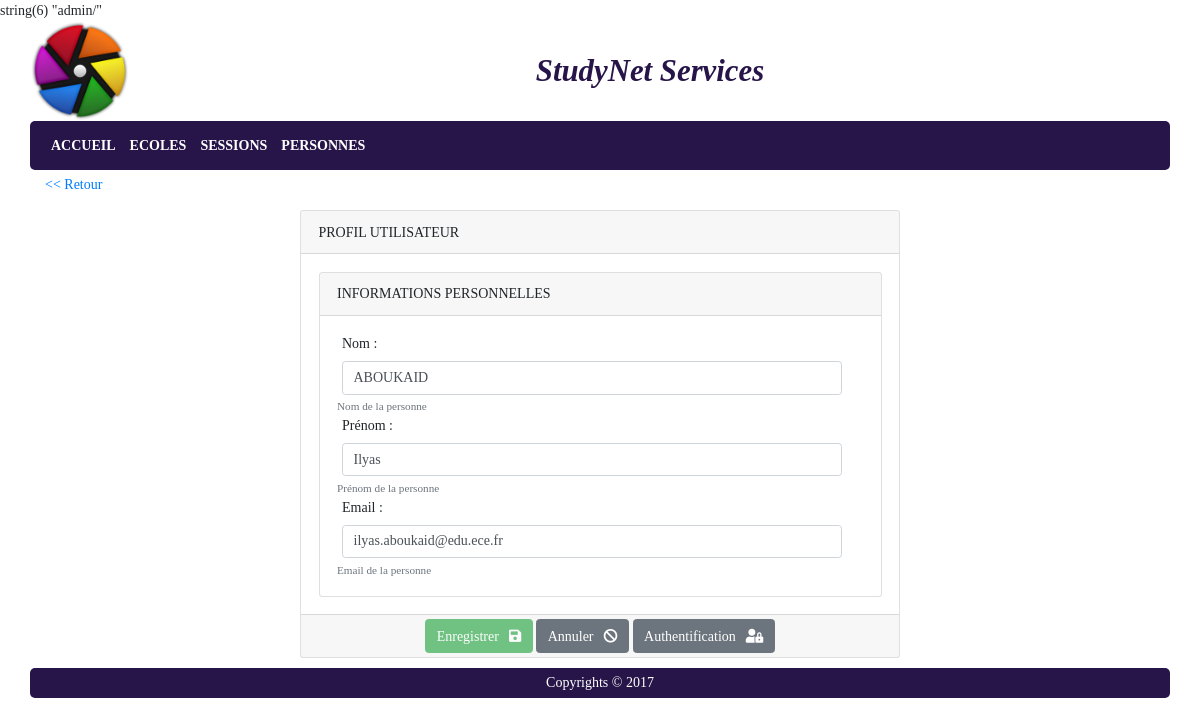
The page /index.php?p=personnes&a=editprofile&idpersonne=536 (signed in) on the database its author committed.
### tables this page shows
CREATE TABLE `personne` (
  `pers_id` int NOT NULL AUTO_INCREMENT,
  `pers_nom` varchar(50) NOT NULL,
  `pers_prenom` varchar(50) NOT NULL,
  `pers_email` varchar(250) DEFAULT NULL,
  `us_id` int DEFAULT NULL,
  PRIMARY KEY (`pers_id`),
  KEY `FK_PERS_USER` (`us_id`),
  CONSTRAINT `FK_PERS_USER` FOREIGN KEY (`us_id`) REFERENCES `userAuth` (`us_id`)
);

### index.php (called while the page is built, shortened)
<?php
	include_once ROOT.'/core/controllers/controller_main.php';

### core/models/DAO.php (called while the page is built, shortened)
<?php
	class DAO{
		private static $dsnserveur = 'mysql:host=%MYSQL_HOST%;port=%MYSQL_PORT%;charset=utf8;dbname=%MYSQL_BDD%';
		private static $user = '';
		private static $pass = '';
		private static $_instance;
		public static function getInstance(){
			self::$dsnserveur = str_replace('%MYSQL_HOST%', getenv('MYSQL_HOST'), self::$dsnserveur);
			self::$dsnserveur = str_replace('%MYSQL_PORT%', getenv('MYSQL_PORT'), self::$dsnserveur);
			self::$dsnserveur = str_replace('%MYSQL_BDD%', getenv('MYSQL_BDD'), self::$dsnserveur);
			self::$user = getenv('MYSQL_USER');
			self::$pass = getenv('MYSQL_PASS');
			if (self::$_instance == null) {
				try{
					self::$_instance = new PDO(self::$dsnserveur, self::$user, self::$pass);
				}catch (PDOException $ex){
					exit($ex->getMessage());
				}
			}
			return self::$_instance;
		}
	}
?>

### core/models/model_personne.php (called while the page is built, shortened)
<?php
class Personne{
	protected $id, $nom, $prenom, $email;
	public function __construct($id = 0, $nom = '', $prenom = '', $email = ''){
		$this->nom = $nom;
		$this->prenom = $prenom;
		$this->email = $email;
	}
	public function getNom(){
		return $this->nom;
	}
	public function getPrenom(){
		return $this->prenom;
	}
	public function getEmail(){
		return $this->email;
	}
	public static function getById($id){
		$SQLStmt = DAO::getInstance()->prepare('SELECT * FROM personne WHERE pers_id = :idpers');
		$SQLStmt->bindValue(':idpers', $id);
		$SQLStmt->execute();
		$SQLRow = $SQLStmt->fetchObject();
			$newPers = new Personne($SQLRow->pers_id, $SQLRow->pers_nom, $SQLRow->pers_prenom, $SQLRow->pers_email);
		$newPers->fillAuth(User::getById($SQLRow->us_id));
		return $newPers;
	}
}
?>

### core/models/model_user.php (called while the page is built, shortened)
<?php
	include_once ROOTMODELS.'DAO.php';
	include_once ROOTMODELS.'model_personne.php';
	class User {
		private $id, $login, $password, $isAdmin;
		public function __construct($id = 0, $login = '', $password = ''){
			$this->isAdmin = false;
		}
		public function isAdmin($admin = null){
			return $this->isAdmin;
		}
		public static function getById($id){
		    $SQLQuery = 'SELECT * FROM userAuth WHERE us_id = :idUser';
		    $stmt = DAO::getInstance()->prepare($SQLQuery);
		    $stmt->bindValue(':idUser', $id);
		    $stmt->execute();
		    if ($stmt->rowCount() > 0){
                $SQLRow = $stmt->fetchObject();
                $newUser = new User($SQLRow->us_id, $SQLRow->us_login, $SQLRow->us_password);
                $newUser->isAdmin($SQLRow->us_isadmin);
                $newUser->exists(true);
            }else{
		        $newUser = new User();
		    }
		    return $newUser;
        }
    }

### core/views/admin/view_fichepersonne.php (the view, shortened to what this page needs)
<nav class="navinterne">
	<a href="index.php?p=personnes&a=listepersonnes" title="Retour à la liste des modules"><< Retour</a>
</nav>
<section class="container">
	<form action="" method="post" id="frmProfile" enctype="multipart/form-data">
		<div class="card text-justify">
			<div class="card-header text-uppercase">Profil utilisateur</div>
			<div class="card-body">
				<div class="card text-justify">
					<div class="card-header text-uppercase">Informations personnelles</div>
					<div class="card-body">
						<div>
							<label for="ttNom">Nom : </label>
							<input type="text" class="form-control" aria-describedby="helpNom" name="ttNom" id="ttNom" value="<?php print($personne->getNom()); ?>" />
							<small id="helpNom" class="form-text text-muted">Nom de la personne</small>
						</div>
						<div>
							<label for="ttPrenom">Prénom : </label>
							<input type="text" class="form-control" aria-describedby="helpPrenom" name="ttPrenom" id="ttPrenom" value="<?php print($personne->getPrenom()); ?>" />
							<small id="helpPrenom" class="form-text text-muted">Prénom de la personne</small>
						</div>
						<div>
							<label for="ttEmail">Email : </label>
							<input type="email" class="form-control" aria-describedby="helpEmail" name="ttEmail" id="ttEmail" value="<?php print($personne->getEmail()); ?>" />
							<small id="helpEmail" class="form-text text-muted">Email de la personne</small>
						</div>
					</div>
				</div>
			</div>
			<div class="card-footer formbtn">
				<button type="submit" class="btn btn-success mr-1">Enregistrer<span class="fa fa-save"></span></button>
				<button type="reset" class="btn btn-secondary mr-1">Annuler<span class="fa fa-ban"></span></button>
				<button type="button" class="btn btn-secondary" title="Informations de connexion">Authentification<span class="fa fa-user-lock"></span></button>
			</div>
	</form>
</section>

### includes/libs/fa_5.11.2_all.css (style rules this page uses)
.fa, .fas, .far, .fal, .fad, .fab { -moz-osx-font-smoothing: grayscale; -webkit-font-smoothing: antialiased; display: inline-block; font-style: normal; font-variant: normal; text-rendering: auto; line-height: 1; }
.fa-ban:before { content: "\f05e"; }
.fa-save:before { content: "\f0c7"; }
.fa-user-lock:before { content: "\f502"; }
.fa, .fas { font-family: 'Font Awesome 5 Free'; font-weight: 900; }

### includes/styles/styles.css (style rules this page uses)
body, html, * { margin: 0; padding: 0; font-size: 14px; font-family: Tahoma, Verdana, Sans Serif, serif; }
a, a:link, a:visited, a:hover { text-decoration: none; }
nav.navinterne { height: 30px; line-height: 30px; }
.card-footer { display: flex; justify-content: center; align-items: stretch; padding: 0; }
.formbtn, .btnactions { width: 100%; text-align: center; padding: 4px; }
.formbtn button span, .btnactions button span, .btnactions a span { margin-left: 10px; }
#frmProfile { width: 600px; margin: 10px auto; clear: both; }
#frmLogin label, #frmProfile label, #frmSaisie label { display: block; width: 100%; padding-left: 5px; }
#frmLogin input[type=text], #frmLogin input[type=password], #frmProfile input[type=text], #frmProfile input[type=password], #frmProfile input[type=email], #frmSaisie input[type=text], #frmSaisie textarea, #frmSaisie input[type=email] { width: 95%; margin-left: 5px; margin-right: 5px; }

### rows shown on the page
personne: ttNom "ABOUKAID", ttPrenom "Ilyas", ttEmail "ilyas.aboukaid@edu.ece.fr"

### other values the page prints
$pageTitle "StudyNet Services"
$this->libelle "ACCUEIL"
$this->libelle "ECOLES"
$this->libelle "SESSIONS"
$this->libelle "PERSONNES"
